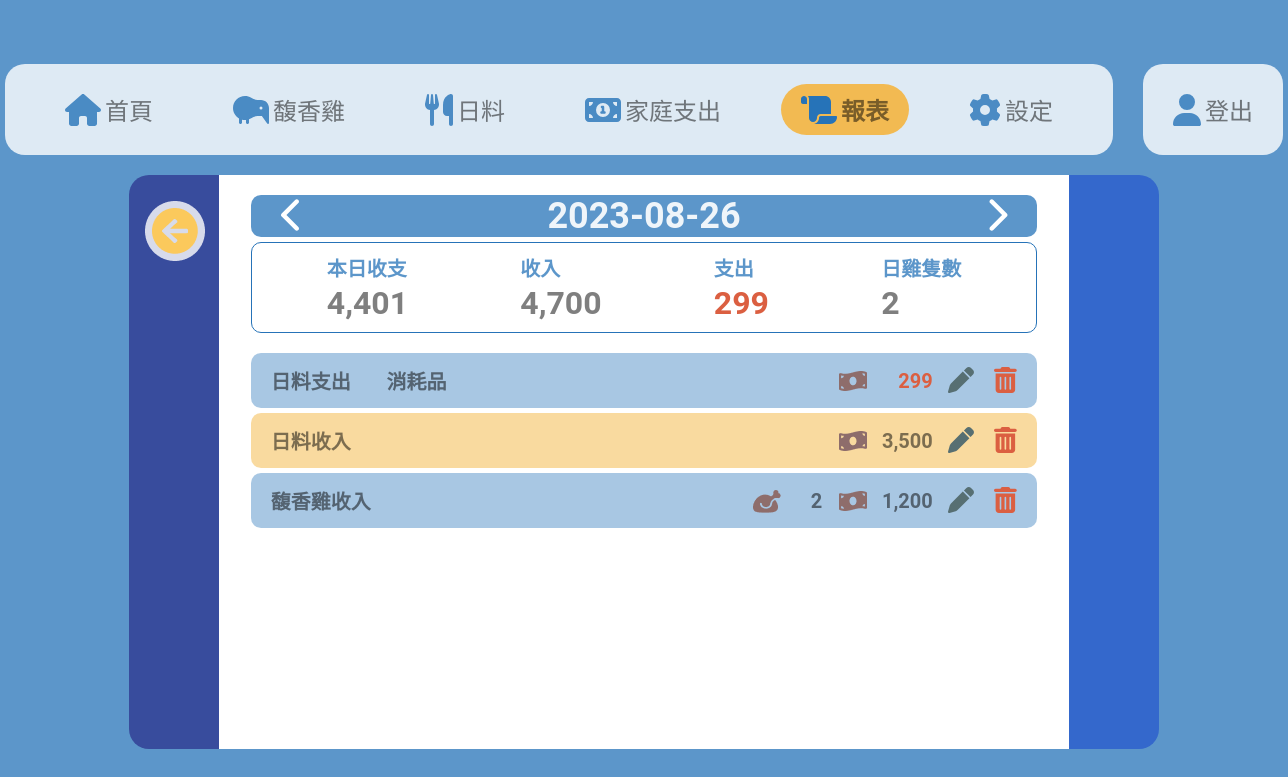
Page /report?y=2023&m=08&d=26&t=d (signed in) on the committed database.
### web/models.py (models this page shows)
class Expense(models.Model):
    creation = models.DateTimeField(auto_now_add=True)
    date = models.DateTimeField(default=timezone.now)
    item = models.ForeignKey(ExpenseItem, on_delete=models.SET_NULL, null=True)
    value = models.PositiveSmallIntegerField(default=0)
    remark = models.TextField(blank=True)
    @property
    def classname(self) -> str:
        return 'expense'

class ExpenseItem(models.Model):
    name = models.CharField(max_length=128)
    chicken = models.BooleanField(default=False)
    hot_pot = models.BooleanField(default=False)
    home = models.BooleanField(default=False)

class Income(models.Model):
    creation = models.DateTimeField(auto_now_add=True)
    date = models.DateTimeField(default=timezone.now)
    chicken = models.BooleanField(default=False)
    hot_pot = models.BooleanField(default=False)
    volume = models.PositiveSmallIntegerField(default=0)
    value = models.PositiveSmallIntegerField(default=0)
    remark = models.TextField(blank=True)
    @property
    def classname(self) -> str:
        return 'income'

### web/views.py (the view, shortened to what this page needs)
# urls.py: path('report', views.ReportView.as_view(), name='report'),
class ReportView(LoginRequiredMixin, TemplateView):
    template_name = 'web/report.html'
    def get_context_data(self, **kwargs):
        context = super().get_context_data(**kwargs)
        color = Setting.objects.get(name="color")
        context['page'] = "report"
        context['color'] = color.value
        return context
    def get(self, request, **kwargs):
        context = self.get_context_data(**kwargs)
        now = timezone.now()
        type = request.GET.get('t', 'm')
        year = int(request.GET.get('y', now.year))
        month = int(request.GET.get('m', now.month))
        day = int(request.GET.get('d', now.day))
        action = int(request.GET.get('a', 0))
        year, month, day = self.get_valid_date(year, month, day, action)
        if type == 'm':
            incomes = Income.objects.filter(date__year=year, date__month=month)
            expenses = Expense.objects.filter(date__year=year, date__month=month, item__isnull=False)
            monthly_volume = incomes.aggregate(Sum('volume'))['volume__sum'] or 0
            monthly_income = incomes.aggregate(Sum('value'))['value__sum'] or 0
            monthly_expense = expenses.aggregate(Sum('value'))['value__sum'] or 0
            monthly_total = monthly_income - monthly_expense
            context['total'] = monthly_total
            context['income'] = monthly_income
            context['expense'] = monthly_expense
            context['volume'] = monthly_volume
            daily_incomes = Income.objects.filter(date__year=year, date__month=month).\
                            annotate(d=TruncDate('date')).\
                            values('d').\
                            annotate(income=Sum('value'), chicken=Sum('volume'))
            daily_expenses = Expense.objects.filter(date__year=year, date__month=month, item__isnull=False).\
                            annotate(d=TruncDate('date')).\
                            values('d').\
                            annotate(expense=Sum('value'))
            lists = sorted(list(chain(daily_incomes, daily_expenses)), key=lambda item: item['d'], reverse=True)
            daily_list = lists.copy()
            for i in range(len(lists)):
                if i >= len(daily_list)-1:
                    continue
                elif daily_list[i]['d'] == daily_list[i+1]['d']:
                    daily_list[i].update(daily_list[i+1])
                    daily_list.pop(i+1)
            for item in daily_list:
                inc = item.get('income', 0)
                exp = item.get('expense', 0)
                item['total'] = inc - exp
            context['daily_items'] = daily_list
        elif type == 'd':
            date_string = "%s-%s-%s" % (year, month, day)
            current_date = datetime.strptime(date_string, "%Y-%m-%d")
            next_date = current_date + timedelta(1)
            incomes = Income.objects.filter(date__gte=current_date, date__lt=next_date)
            expenses = Expense.objects.filter(date__gte=current_date, date__lt=next_date, item__isnull=False)
            items = sorted(list(chain(incomes, expenses)), key=lambda i: i.creation, reverse=True)
            context['items'] = items
            daily_volume = incomes.aggregate(Sum('volume'))['volume__sum'] or 0
            daily_income = incomes.aggregate(Sum('value'))['value__sum'] or 0
            daily_expense = expenses.aggregate(Sum('value'))['value__sum'] or 0
            daily_total = daily_income - daily_expense
            context['total'] = daily_total
            context['income'] = daily_income
            context['expense'] = daily_expense
            context['volume'] = daily_volume
        context['type'] = type
        context['year'] = year
        context['month'] = month
        context['day'] = day
        return self.render_to_response(context)
    def get_valid_date(self, year, month, day, action):
        if action == 0:
            pass
        elif action == -1 or action == 1:
            date = datetime(year, month, day)
            date += timedelta(days=action)
            year, month, day = date.year, date.month, date.day
        return (year, month, day)

### templates/web/report.html (shortened to what this page needs)
{% extends 'common/base.html' %}
{% load static humanize mathfilters %}
{% block content %}
  <div id="report_management">
      <div id="bg">
      </div>
      <div class="main">
          {% if type == 'd' %}
          <div class="tabs">
              <a href="{% url 'web:report' %}?y={{ year }}&m={{ month }}&t=m" class="item "><img src="{% static 'images/go_back.png' %}"></a>
          </div>
          {% endif %}
          <div class="title">
              {% if type == 'm' %}
                  <a href="{% url 'web:report' %}?y={{ year }}&m={{ month }}&t=m&a=-30" class="prev"><i class="fa-solid fa-chevron-left"></i></a>
              {% elif type == 'd' %}
                  <a href="{% url 'web:report' %}?y={{ year }}&m={{ month }}&d={{ day }}&&t=d&a=-1" class="prev"><i class="fa-solid fa-chevron-left"></i></a>
              {% endif %}
              <div class="current">
                {% if type == 'm' %}{{ year }}-{{ month|stringformat:'02d' }}
                {% else %}{{ year }}-{{ month|stringformat:'02d' }}-{{ day|stringformat:'02d' }}
                {% endif %}
              </div>
              {% if type == 'm' %}
                  <a href="{% url 'web:report' %}?y={{ year }}&m={{ month }}&t=m&a=30" class="next"><i class="fa-solid fa-chevron-right"></i></a>
              {% elif type == 'd' %}
                  <a href="{% url 'web:report' %}?y={{ year }}&m={{ month }}&d={{ day }}&t=d&a=1" class="next"><i class="fa-solid fa-chevron-right"></i></a>
              {% endif %}
          </div>
          <div class="summary">
              <div class="item">
                  <div class="name">{% if type == 'm' %}本月收支{% else %}本日收支{% endif %}</div>
                  <div class="num {% if total < 0 %}negative{% endif %}">{{ total|abs|intcomma }}</div>
              </div>
              <div class="item">
                  <div class="name">收入</div>
                  <div class="num">{{ income|intcomma }}</div>
              </div>
              <div class="item">
                  <div class="name">支出</div>
                  <div class="num {% if expense > 0 %}negative{% endif %}">{{ expense|intcomma }}</div>
              </div>
              <div class="item">
                  <div class="name">{% if type == 'm' %}月雞隻數{% else %}日雞隻數{% endif %}</div>
                  <div class="num">{{ volume|intcomma }}</div>
              </div>
          </div>
          <div class="content">
              <div class="list">
                  {% if type == 'm' %}
                      {% for item in daily_items %}
                      <a href="{% url 'web:report' %}?y={{ item.d|date:'Y' }}&m={{ item.d|date:'m' }}&d={{ item.d|date:'d' }}&t=d" class="item">
                          <div class="date">{{ item.d|date:'m-d' }}</div>
                          <div class="volume"><img src="{% static 'images/turkey.png' %}"><span>{{ item.chicken|default:'0'|intcomma }}</span></div>
                          <div class="money"><img src="{% static 'images/money.png' %}"><span class="{% if item.total < 0 %}negative{% endif %}">{{ item.total|abs|intcomma }}</span></div>
                      </a>
                      {% endfor %}
                  {% elif type == 'd' %}
                      {% for item in items %}
                      <div class="item">
                          <div class="name">
                              {% if item.classname == 'income' %}
                                  {% if item.chicken %}馥香雞{% elif item.hot_pot %}日料{% else %}家庭{% endif %}收入
                              {% elif item.classname == 'expense' %}
                                  {% if item.item.chicken %}馥香雞{% elif item.item.hot_pot %}日料{% else %}家庭{% endif %}支出
                              {% endif %}
                          </div>
                          <div class="category">
                              {% if item.classname == 'expense' %}{{ item.item.name }}{% endif %}
                          </div>
                          <div class="volume">
                              {% if item.classname == 'income' and item.chicken %}
                              <img src="{% static 'images/turkey.png' %}">
                              <span>{{ item.volume|default:'0'|intcomma }}</span>
                              {% endif %}
                          </div>
                          <div class="money">
                              <img src="{% static 'images/money.png' %}">
                              <span class="{% if item.classname == 'expense' %}negative{% endif %}">{{ item.value|intcomma }}</span>
                          </div>
                          <div class="button">
                              {% if item.classname == 'income' and item.chicken %}
                                  <a href="{% url 'web:chicken' %}?n={{ item.id }}&t=income" class="edit"><i class="fa-solid fa-pen"></i></a>
                              {% elif item.classname == 'income' and item.hot_pot %}
                                  <a href="{% url 'web:hotpot' %}?n={{ item.id }}&t=income" class="edit"><i class="fa-solid fa-pen"></i></a>
                              {% elif item.classname == 'expense' and item.item.chicken %}
                                  <a href="{% url 'web:chicken' %}?n={{ item.id }}&t=expense" class="edit"><i class="fa-solid fa-pen"></i></a>
                              {% elif item.classname == 'expense' and item.item.hot_pot %}
                                  <a href="{% url 'web:hotpot' %}?n={{ item.id }}&t=expense" class="edit"><i class="fa-solid fa-pen"></i></a>
                              {% elif item.classname == 'expense' and item.item.home %}
                                  <a href="{% url 'web:expense' %}?n={{ item.id }}" class="edit"><i class="fa-solid fa-pen"></i></a>
                              {% endif %}
                              <form method="post" action="{% url 'web:report' %}" class="delete">
                                  <i class="fa-solid fa-trash-can delete_btn"></i>
                              </form>
                          </div>
                      </div>
                      {% endfor %}
                  {% endif %}
              </div>
          </div>
      </div>
  </div>
{% endblock %}

### rows in the picture
Expense: shows "日料", shows "支出", item.name "消耗品", value "299"
Income: chicken "日料", shows "收入", value "3,500"
Income: chicken "馥香雞", shows "收入", volume "2", value "1,200"

### other values in the picture
{{ year }} "2023"
{{ month|stringformat:'02d' }} "08"
{{ day|stringformat:'02d' }} "26"
{{ total|abs|intcomma }} "4,401"
{{ income|intcomma }} "4,700"
{{ expense|intcomma }} "299"
{{ volume|intcomma }} "2"
